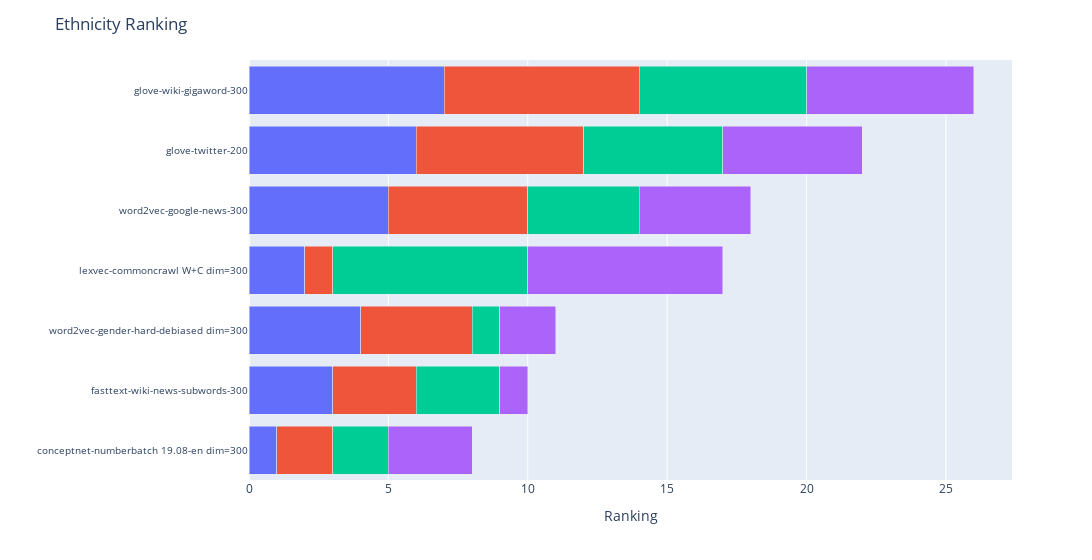

Notebook code cell kept with this figure:
### Markdown cell above
### Ethnicity Results

### Code cell
from IPython.display import display

display(ethnicity_table)
fig = ranking_plots[1]
fig.update_layout({"title": "Ethnicity Ranking"})
fig.show()

### Figure 1 — Plotly figure (JSON) as saved in the notebook; plotly's stock layout.template omitted (floating-point values rounded to 4 significant figures)
{"data": [{"alignmentgroup": "True", "hovertemplate": "Metric=WEAT<br>Ranking=%{x}<br>Embedding model=%{y}<extra></extra>", "legendgroup": "WEAT", "marker": {"color": "#636efa", "pattern": {"shape": ""}}, "name": "WEAT", "offsetgroup": "WEAT", "orientation": "h", "showlegend": true, "textposition": "auto", "type": "bar", "x": [1, 3, 5, 4, 7, 6, 2], "xaxis": "x", "y": ["conceptnet-numberbatch 19.08-en dim=300", "fasttext-wiki-news-subwords-300", "word2vec-google-news-300", "word2vec-gender-hard-debiased dim=300", "glove-wiki-gigaword-300", "glove-twitter-200", "lexvec-commoncrawl W+C dim=300"], "yaxis": "y"}, {"alignmentgroup": "True", "hovertemplate": "Metric=WEAT EZ<br>Ranking=%{x}<br>Embedding model=%{y}<extra></extra>", "legendgroup": "WEAT EZ", "marker": {"color": "#EF553B", "pattern": {"shape": ""}}, "name": "WEAT EZ", "offsetgroup": "WEAT EZ", "orientation": "h", "showlegend": true, "textposition": "auto", "type": "bar", "x": [2, 3, 5, 4, 7, 6, 1], "xaxis": "x", "y": ["conceptnet-numberbatch 19.08-en dim=300", "fasttext-wiki-news-subwords-300", "word2vec-google-news-300", "word2vec-gender-hard-debiased dim=300", "glove-wiki-gigaword-300", "glove-twitter-200", "lexvec-commoncrawl W+C dim=300"], "yaxis": "y"}, {"alignmentgroup": "True", "hovertemplate": "Metric=RND<br>Ranking=%{x}<br>Embedding model=%{y}<extra></extra>", "legendgroup": "RND", "marker": {"color": "#00cc96", "pattern": {"shape": ""}}, "name": "RND", "offsetgroup": "RND", "orientation": "h", "showlegend": true, "textposition": "auto", "type": "bar", "x": [2, 3, 4, 1, 6, 5, 7], "xaxis": "x", "y": ["conceptnet-numberbatch 19.08-en dim=300", "fasttext-wiki-news-subwords-300", "word2vec-google-news-300", "word2vec-gender-hard-debiased dim=300", "glove-wiki-gigaword-300", "glove-twitter-200", "lexvec-commoncrawl W+C dim=300"], "yaxis": "y"}, {"alignmentgroup": "True", "hovertemplate": "Metric=RNSB<br>Ranking=%{x}<br>Embedding model=%{y}<extra></extra>", "legendgroup": "RNSB", "marker": {"color": "#ab63fa", "pattern": {"shape": ""}}, "name": "RNSB", "offsetgroup": "RNSB", "orientation": "h", "showlegend": true, "textposition": "auto", "type": "bar", "x": [3, 1, 4, 2, 6, 5, 7], "xaxis": "x", "y": ["conceptnet-numberbatch 19.08-en dim=300", "fasttext-wiki-news-subwords-300", "word2vec-google-news-300", "word2vec-gender-hard-debiased dim=300", "glove-wiki-gigaword-300", "glove-twitter-200", "lexvec-commoncrawl W+C dim=300"], "yaxis": "y"}], "layout": {"barmode": "stack", "legend": {"title": {"text": "Metric"}, "tracegroupgap": 0}, "margin": {"t": 60}, "showlegend": false, "title": {"text": "Ethnicity Ranking"}, "width": 1200, "xaxis": {"anchor": "y", "domain": [0, 1], "title": {"text": "Ranking"}}, "yaxis": {"anchor": "x", "categoryorder": "total ascending", "domain": [0, 1], "tickfont": {"size": 10}, "title": {"text": ""}}}}
